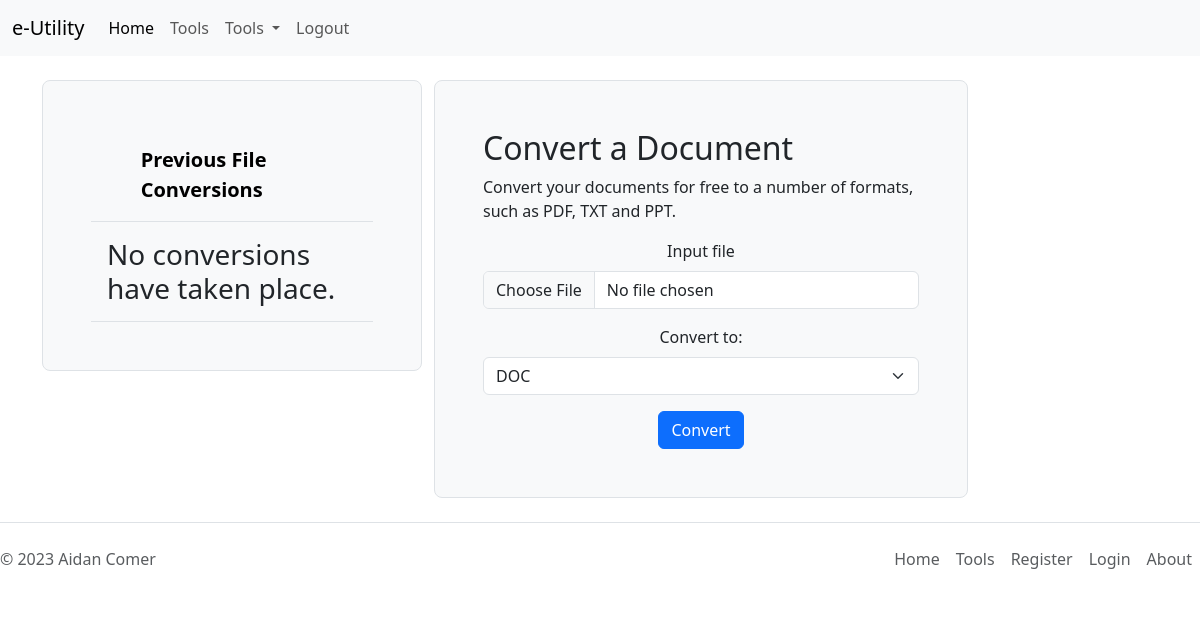
/tools/file_converter/file_converter (signed in), run on an earlier commit of the app's database.
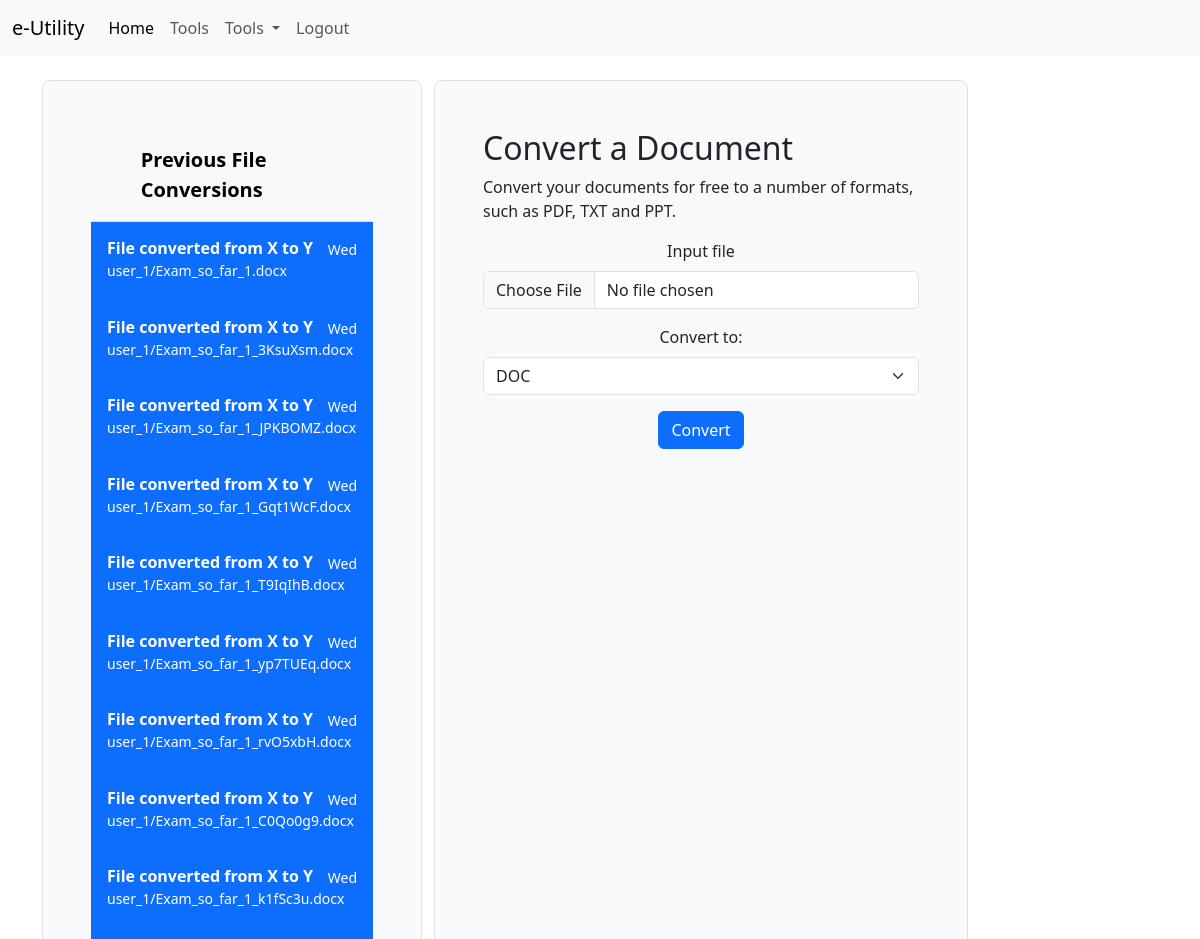
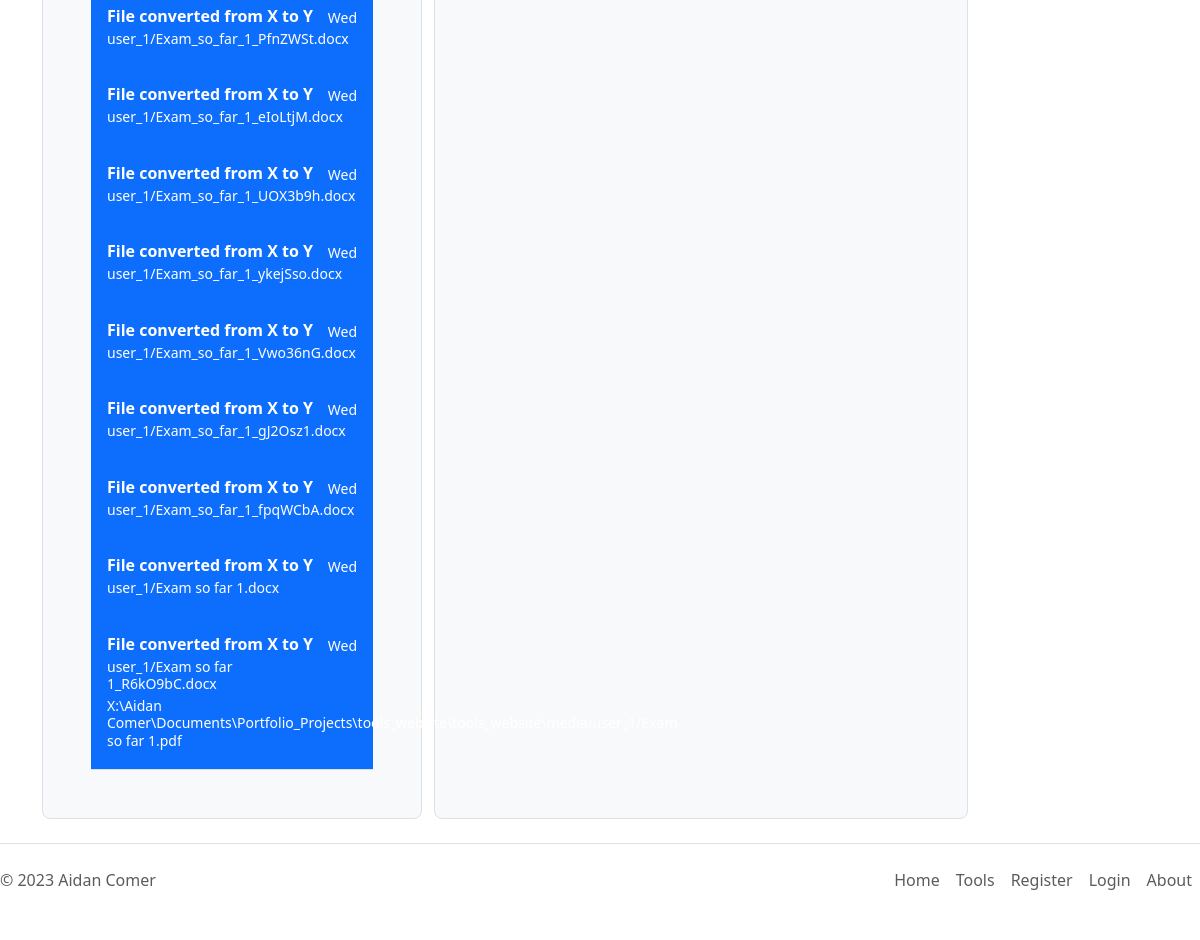
And on a later commit of the database (2 pictures, top to bottom).
### tools/file_converter/models.py (models this page shows)
class FileConversion(models.Model):
    user = models.ForeignKey(settings.AUTH_USER_MODEL, on_delete=models.CASCADE, related_name="user")
    input_file = models.FileField(upload_to=user_directory_path, validators=[validator,], storage=CleanFileNameStorage())
    output_file = models.FileField(upload_to=lambda instance, filename: 'user_{0}/{1}'.format(instance.user.id, filename))
    uploaded_at = models.DateTimeField(auto_now_add=True)

### tools/file_converter/views.py (the view, shortened to what this page needs)
# urls.py: path('file_converter', views.file_converter, name="file_converter"),
def file_converter(request):
    user_files = FileConversion.objects.filter(user=request.user.id)
    context = {
        'user_files': user_files,
        'form': FileUploadForm(),
    }
    return render(request, 'tools/file-converter/file-converter.html', context=context)

### tools/file_converter/forms.py
class FileUploadForm(forms.ModelForm):
    conversion_doctype = forms.ChoiceField(choices=conversion_choices, label="Convert to:")
    class Meta:
        model=FileConversion
        fields = ["input_file"]

### templates/tools/file-converter/file-converter.html (shortened to what this page needs)
{% extends 'base.html' %}
{% load django_bootstrap5 %}
{% load static %}
{% load crispy_forms_tags %}
{% block head %}
  <link rel="stylesheet" href="{% static 'tools/file_converter/styles.css' %}">
{% endblock head %}
{% block content %}
<div class="container mt-3">
  <div class="row align-items-md-stretch pt-2">
    <div class="d-flex flex-column align-items-stretch flex-shrink-0 bg-body-tertiary h-100 p-5 bg-body-tertiary border rounded-3" style="width: 380px;">
      <a href="/" class="d-flex align-items-center flex-shrink-0 p-3 link-body-emphasis text-decoration-none border-bottom">
        <svg class="bi pe-none me-2" width="30" height="24"><use xlink:href="#bootstrap"></use></svg>
        <span class="fs-5 fw-semibold">Previous File Conversions</span>
      </a>
      <div class="list-group list-group-flush border-bottom scrollarea">
        {% if user_files %}
        {% for files in user_files %}
        <a href="#" class="list-group-item list-group-item-action active py-3 lh-sm" aria-current="true">
          <div class="d-flex w-100 align-items-center justify-content-between">
            <strong class="mb-1">File converted from X to Y</strong>
            <small>Wed</small>
          </div>
          <div class="col-10 mb-1 small">{{ files.input_file }}</div>
          <div class="col-10 mb-1 small">{{ files.output_file }}</div>
        </a>
        {% endfor %}
        {% else %}
        <h3 class="m-3">No conversions have taken place.</h3>
        {% endif %}
      </div>
    </div>
    <div class="col-md-6">
      <div class="h-100 p-5 bg-body-tertiary border rounded-3">
        <h2>Convert a Document</h2>
        <p>Convert your documents for free to a number of formats, such as PDF, TXT and PPT.</p>
        <div class="form-group text-center">
          <form method="post" action="" enctype="multipart/form-data">
            {{ form|crispy }}
            {% bootstrap_button button_type="submit" content="Convert" %}
          </form>
        </div>
      </div>
    </div>
  </div>
</div>
{% endblock content %}

What changed in the data, as far as the page shows it:
added FileConversion: input_file "user_1/Exam_so_far_1.docx"
added FileConversion: input_file "user_1/Exam_so_far_1_3KsuXsm.docx"
added FileConversion: input_file "user_1/Exam_so_far_1_JPKBOMZ.docx"
added FileConversion: input_file "user_1/Exam_so_far_1_Gqt1WcF.docx"
added FileConversion: input_file "user_1/Exam_so_far_1_T9IqIhB.docx"
added FileConversion: input_file "user_1/Exam_so_far_1_yp7TUEq.docx"
added FileConversion: input_file "user_1/Exam_so_far_1_rvO5xbH.docx"
added FileConversion: input_file "user_1/Exam_so_far_1_C0Qo0g9.docx"
added FileConversion: input_file "user_1/Exam_so_far_1_k1fSc3u.docx"
added FileConversion: input_file "user_1/Exam_so_far_1_PfnZWSt.docx"
added FileConversion: input_file "user_1/Exam_so_far_1_eIoLtjM.docx"
added FileConversion: input_file "user_1/Exam_so_far_1_UOX3b9h.docx"
added FileConversion: input_file "user_1/Exam_so_far_1_ykejSso.docx"
added FileConversion: input_file "user_1/Exam_so_far_1_Vwo36nG.docx"
added FileConversion: input_file "user_1/Exam_so_far_1_gJ2Osz1.docx"
added FileConversion: input_file "user_1/Exam_so_far_1_fpqWCbA.docx"
added FileConversion: input_file "user_1/Exam so far 1.docx"
added FileConversion: input_file "user_1/Exam so far 1_R6kO9bC.docx", output_file "X:\\Aidan Comer\\Documents\\Portfolio_Projects\\tools_website\\tools_website\\media/user_1/Exam so far 1.pdf"
Also different on the page:
text no longer shown: "No conversions have taken place."
